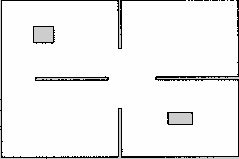
#> input picture Chairpal_Robotics_Motion/src/medical_wheelchair/maps/active_map.pgm, 239 x 159 px
$ python map_converter.py --image ../maps/active_map.pgm
#> lines starting #> are read from the running program, lines starting #| are printed output that depends on the picture; after the words box and inside, x2 and y2 are one past the last pixel; in counts of white or black regions, pixels touching at a corner belong together
#!/usr/bin/env python3
import cv2
import yaml
import os
import argparse

def convert_image_to_map(image_path, output_dir, resolution=0.05):
    """
    Converts a floor plan image into a ROS 2 compatible Occupancy Grid (.pgm + .yaml)
    This script assumes the input image has dark lines for walls and white space for unhindered motion.
    """
#> called with image_path = '../maps/active_map.pgm', output_dir = '.', resolution = 0.05
    if not os.path.exists(image_path):
        print(f"Error: Image {image_path} not found.")
        return False

    # Load image in grayscale
    img = cv2.imread(image_path, cv2.IMREAD_GRAYSCALE)
#> img is the input picture: shape (159, 239); min 0, max 254, mean 240.5
    if img is None:
        print("Error: Could not read the image.")
        return False

    # Apply threshold to simplify image
    # Assuming walls are dark (lines) and free space is white.
    # Below 128 becomes 0 (Black/Obstacle), above 128 becomes 254 (White/Free)
    # Nav2 usually treats 254 as perfectly free.
    _, thresh_img = cv2.threshold(img, 128, 254, cv2.THRESH_BINARY)
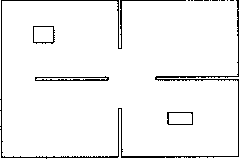
#> thresh_img: shape (159, 239); values 0 (black) and 254 (white), 95.4% white; black in thin lines or dots

    # Optional: Add borders to the map to ensure the planner doesn't escape out of the image dimensions
    cv2.rectangle(thresh_img, (0, 0), (thresh_img.shape[1]-1, thresh_img.shape[0]-1), 0, 2)
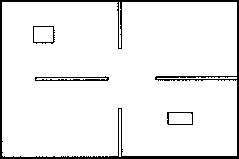
#> thresh_img: shape (159, 239); values 0 (black) and 254 (white), 93.2% white; 4 black regions, box (x1, y1, x2, y2) and area: (0, 0, 239, 159) 2215, (35, 76, 109, 81) 196, (167, 112, 193, 125) 84, (33, 26, 55, 44) 83

    # Save PGM image (For ROS 2)
    base_name = "active_map"
    pgm_path = os.path.join(output_dir, f"{base_name}.pgm")
    cv2.imwrite(pgm_path, thresh_img)

    # Save PNG image (For easy viewing by the user)
    png_path = os.path.join(output_dir, f"{base_name}_preview.png")
    cv2.imwrite(png_path, thresh_img)

    # Calculate origin (usually meaning that the center of the image is at (0,0) in ROS world coordinates)
    height, width = thresh_img.shape
#> height = 159; width = 239
    origin_x = -(width * resolution) / 2.0
#> origin_x = -5.98
    origin_y = -(height * resolution) / 2.0
#> origin_y = -3.98

    # Write YAML file required by nav2_map_server
    yaml_path = os.path.join(output_dir, f"{base_name}.yaml")
    map_yaml = {
        'image': f"{base_name}.pgm",
        'mode': 'trinary',
        'resolution': resolution,
        'origin': [origin_x, origin_y, 0.0],
        'negate': 0,
        'occupied_thresh': 0.65,
        'free_thresh': 0.25
    }

    with open(yaml_path, 'w') as f:
        yaml.dump(map_yaml, f, default_flow_style=False, sort_keys=False)

    print(f"✅ Success! Map files generated:")
    print(f"  - {pgm_path}")
    print(f"  - {yaml_path}")
    return True

if __name__ == '__main__':
    parser = argparse.ArgumentParser(description="Convert Floor Plan Image to ROS 2 Map format.")
    parser.add_argument('--image', required=True, help='Path to the input floor plan image (png, jpg, etc.)')
    parser.add_argument('--out', default='.', help='Output directory for the .pgm and .yaml files')
    parser.add_argument('--res', type=float, default=0.05, help='Resolution (meters/pixel). Default 0.05')

    args = parser.parse_args()

    # Ensure output directory exists
    os.makedirs(args.out, exist_ok=True)

    convert_image_to_map(args.image, args.out, args.res)
